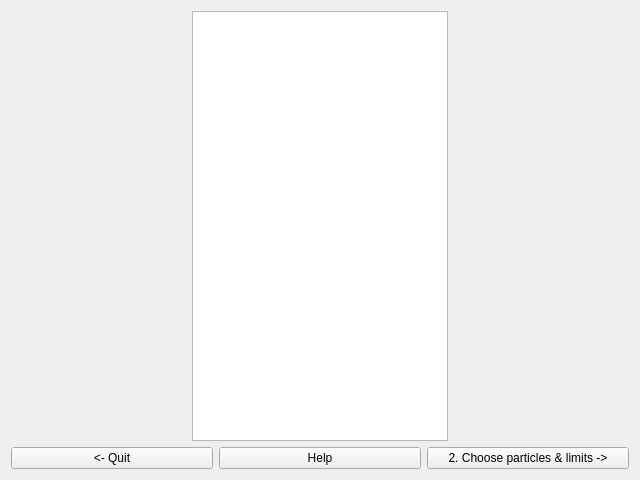
<?xml version="1.0" encoding="UTF-8"?>
<ui version="4.0">
 <class>UI_Step1</class>
 <widget class="QWidget" name="UI_Step1">
  <property name="windowModality">
   <enum>Qt::NonModal</enum>
  </property>
  <property name="geometry">
   <rect>
    <x>0</x>
    <y>0</y>
    <width>640</width>
    <height>480</height>
   </rect>
  </property>
  <property name="windowTitle">
   <string>1. Choose Feynman rules..</string>
  </property>
  <layout class="QVBoxLayout" name="verticalLayout_2">
   <item>
    <layout class="QHBoxLayout" name="horizontalLayout_4">
     <item>
      <widget class="QListWidget" name="theories">
       <property name="sizePolicy">
        <sizepolicy hsizetype="Fixed" vsizetype="Expanding">
         <horstretch>0</horstretch>
         <verstretch>0</verstretch>
        </sizepolicy>
       </property>
      </widget>
     </item>
     <item>
      <layout class="QGridLayout" name="interactionVertexes"/>
     </item>
    </layout>
   </item>
   <item>
    <layout class="QHBoxLayout" name="horizontalLayout_6">
     <item>
      <widget class="QPushButton" name="quitButton">
       <property name="text">
        <string>&lt;- Quit</string>
       </property>
      </widget>
     </item>
     <item>
      <widget class="QPushButton" name="pushButton">
       <property name="text">
        <string>Help</string>
       </property>
      </widget>
     </item>
     <item>
      <widget class="QPushButton" name="nextButton">
       <property name="text">
        <string>2. Choose particles &amp;&amp; limits -&gt;</string>
       </property>
      </widget>
     </item>
    </layout>
   </item>
  </layout>
 </widget>
 <resources/>
 <connections/>
</ui>
